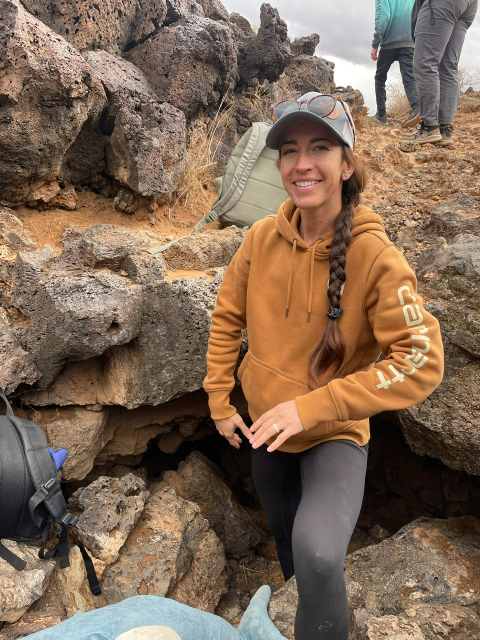
#> input picture photos/1.jpeg, 960 x 1280 px (shown at 1/2 size); its folder holds only this picture in this run
$ python convert_pic_to_webp.py
#> lines starting #> are read from the running program, lines starting #| are printed output that depends on the picture
#!/usr/bin/env python3
import argparse
import os
from PIL import Image


def convert_directory(directory, quality=100, delete_originals=False):
#> called with directory = './photos', quality = 100, delete_originals = False
    for root, dirs, files in os.walk(directory):
        for file in files:
            if file.lower().endswith((".jpg", ".jpeg", ".png")):
                src_path = os.path.join(root, file)
                dst_path = os.path.splitext(src_path)[0] + ".webp"
                try:
                    img = Image.open(src_path)
#> img is the input picture: PIL image 960x1280 RGB; mean R, G, B 128, 105.2, 86.1
                    if img.mode in ("RGBA", "LA"):
                        img = img.convert("RGBA")
                    else:
                        img = img.convert("RGB")

                    # Resize if larger than 1024x1024
                    max_size = (1024, 1024)
                    img.thumbnail(max_size, Image.Resampling.LANCZOS)
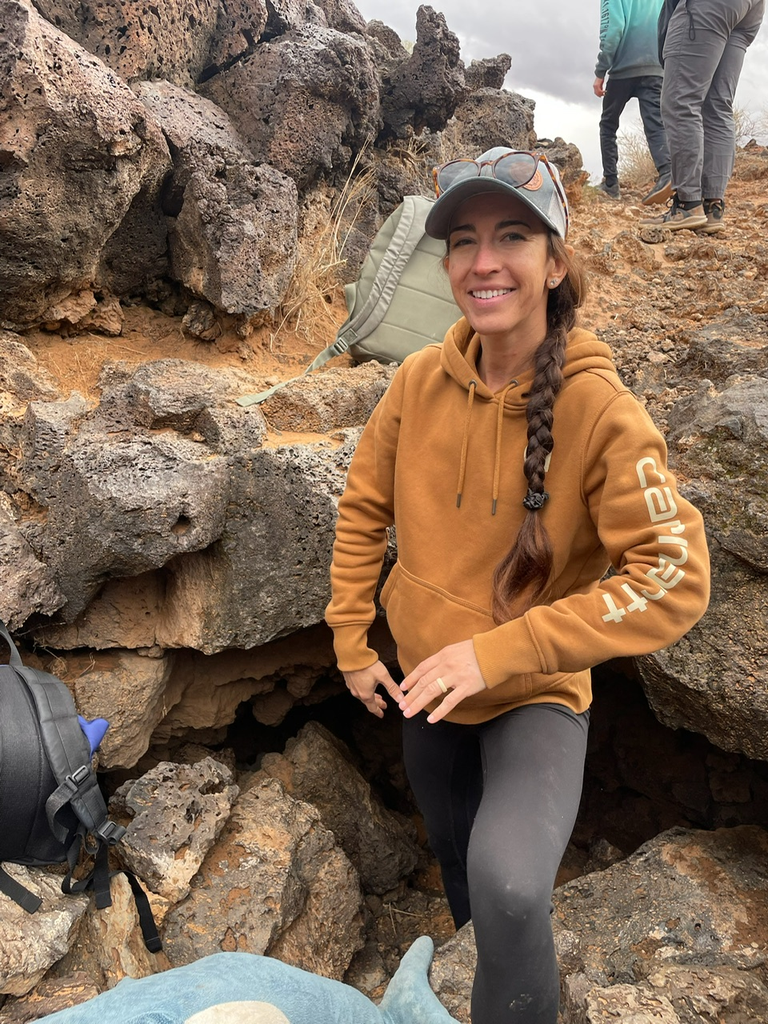
#> img: PIL image 768x1024 RGB; mean R, G, B 128, 105.2, 86.1

                    img.save(dst_path, "webp", quality=quality)
                    print(f"Converted: {src_path} -> {dst_path}")
                    if delete_originals:
                        os.remove(src_path)
                        print(f"Deleted original: {src_path}")

                except Exception as e:
                    print(f"Failed: {src_path}: {e}")


def main():
    parser = argparse.ArgumentParser(
        description="Batch convert JPG/JPEG to WebP")
    parser.add_argument(
        "folder",
        nargs="?",
        default="./photos",
        help="Root folder containing images (default: /images)",
    )
    parser.add_argument("--quality", type=int, default=100,
                        help="WebP quality (0-100)")
    parser.add_argument(
        "--delete-originals",
        action="store_true",
        help="Delete JPG/JPEG after conversion",
    )
    args = parser.parse_args()
    convert_directory(
        args.folder, quality=args.quality, delete_originals=args.delete_originals
    )


if __name__ == "__main__":
    main()

$ run again, on photos/11.jpeg
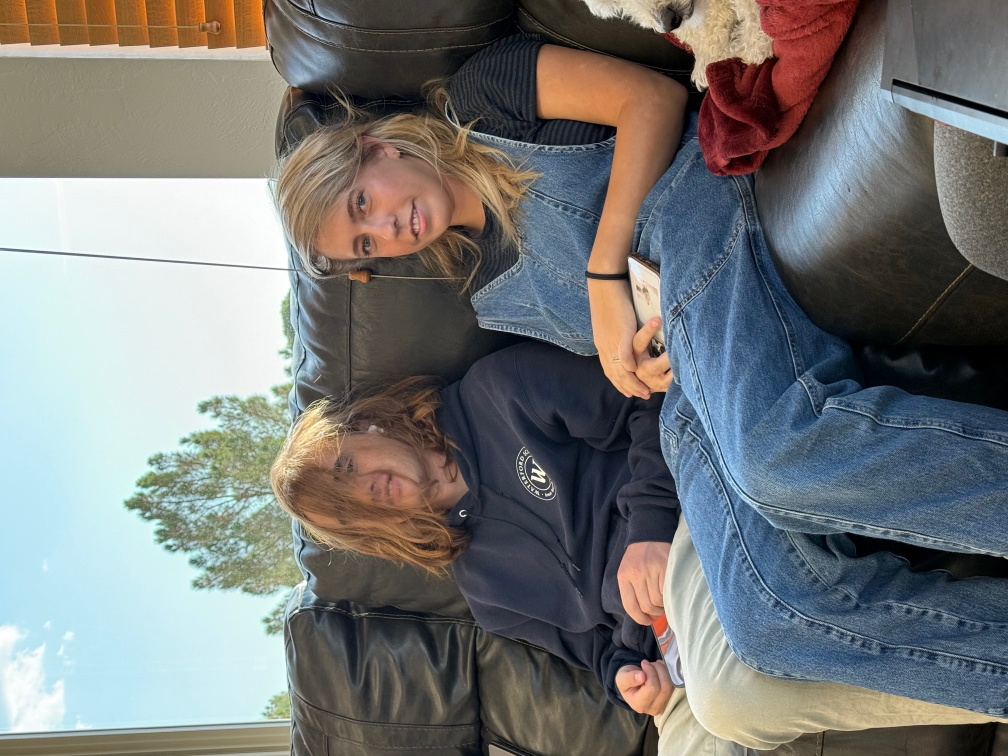
#> input picture photos/11.jpeg, 2016 x 1512 px (shown at 1/2 size)
#> in convert_directory, img is the input picture: PIL image 2016x1512 RGB; mean R, G, B 118.9, 120.5, 119.4
#> in convert_directory, `img.thumbnail(max_size, Image.Resampling.LANCZOS)`:
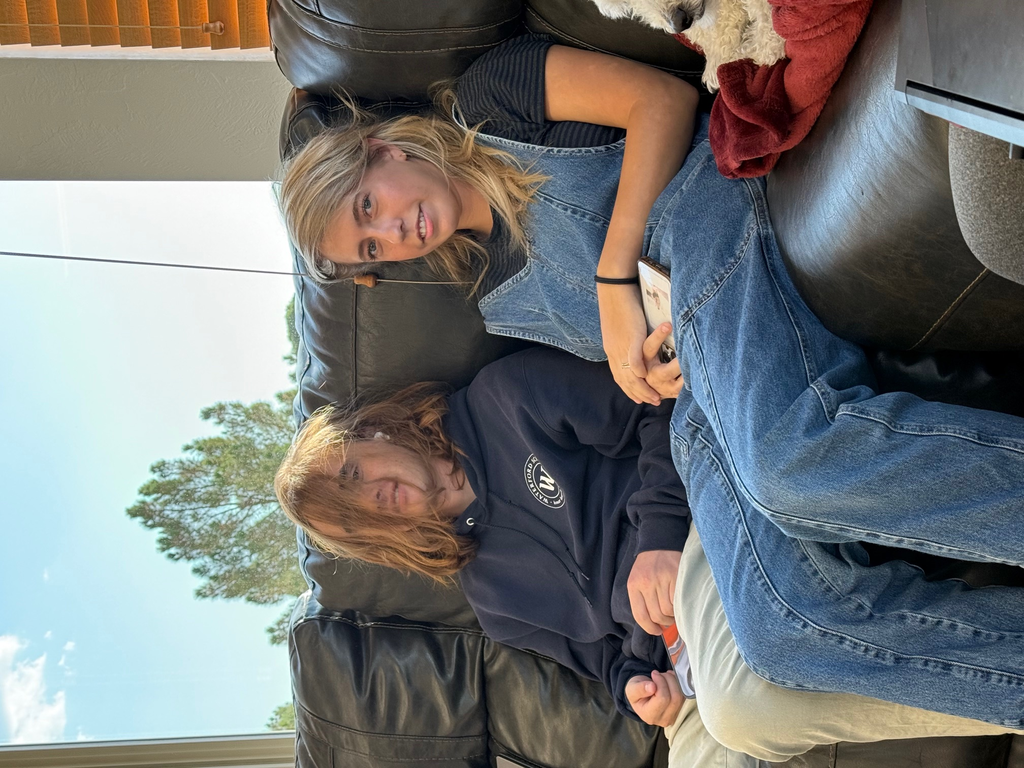
#> img: PIL image 1024x768 RGB; mean R, G, B 118.9, 120.5, 119.4
